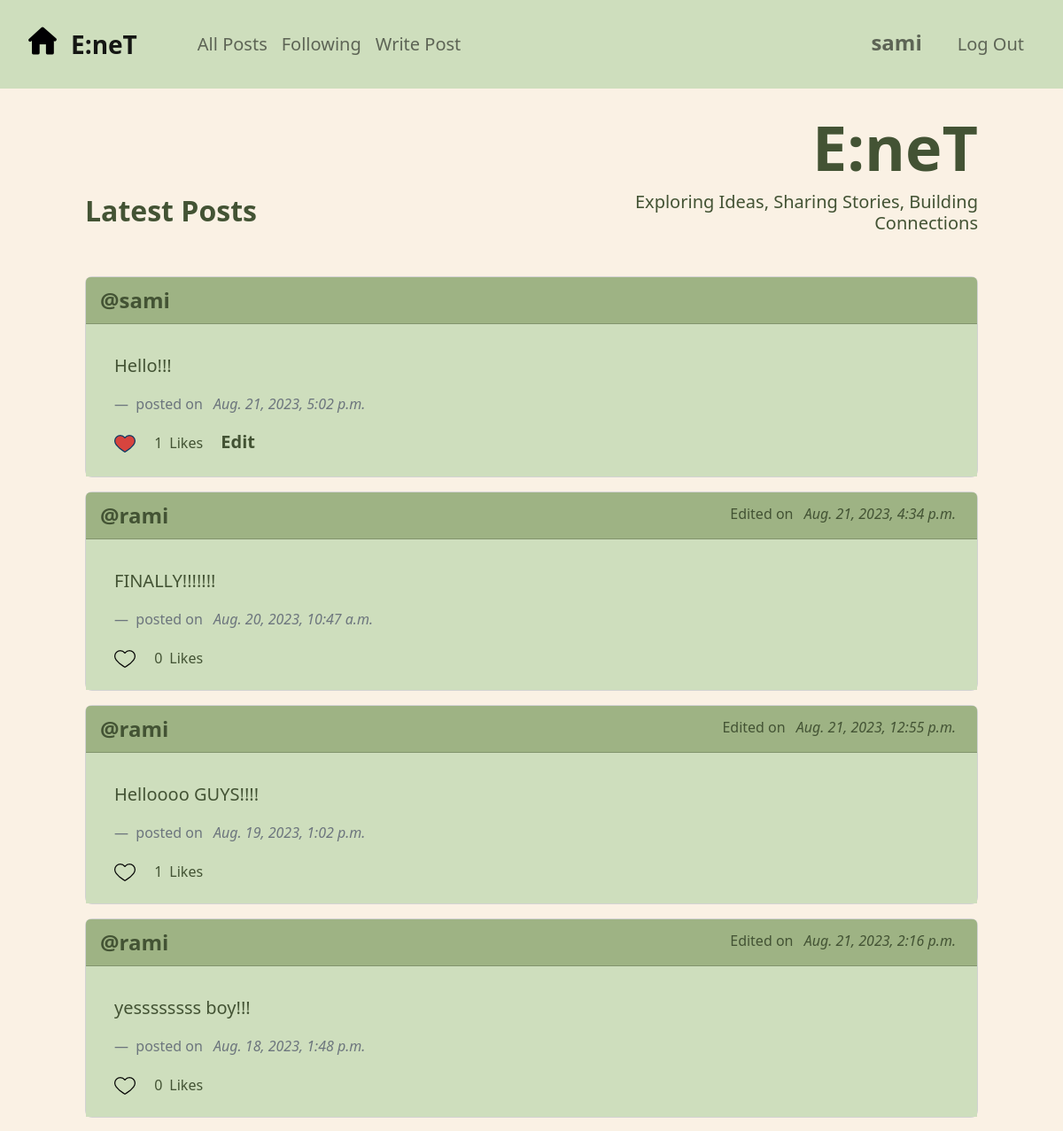
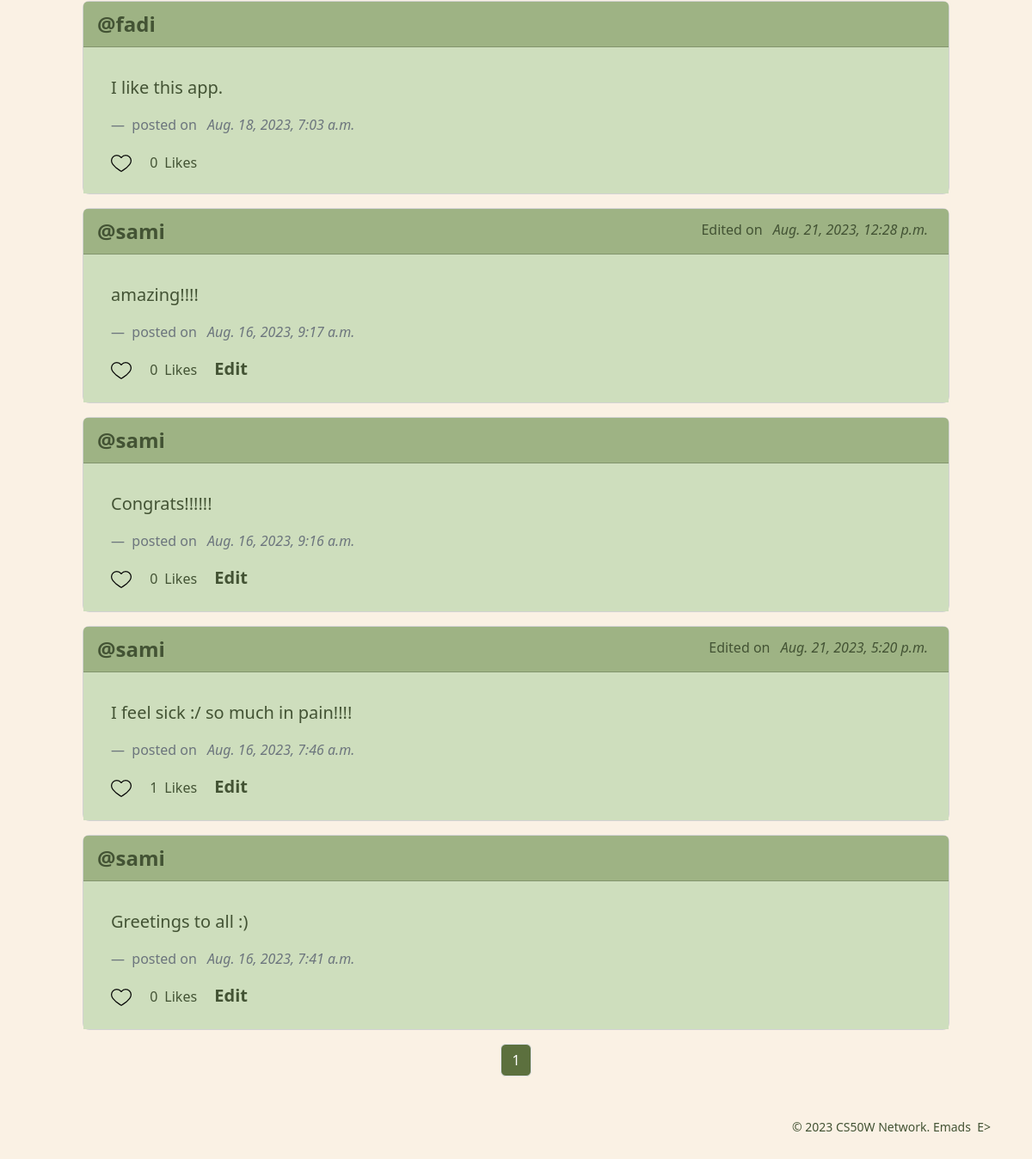
The page / (signed in) on the database as committed earlier (2 pictures, top to bottom).
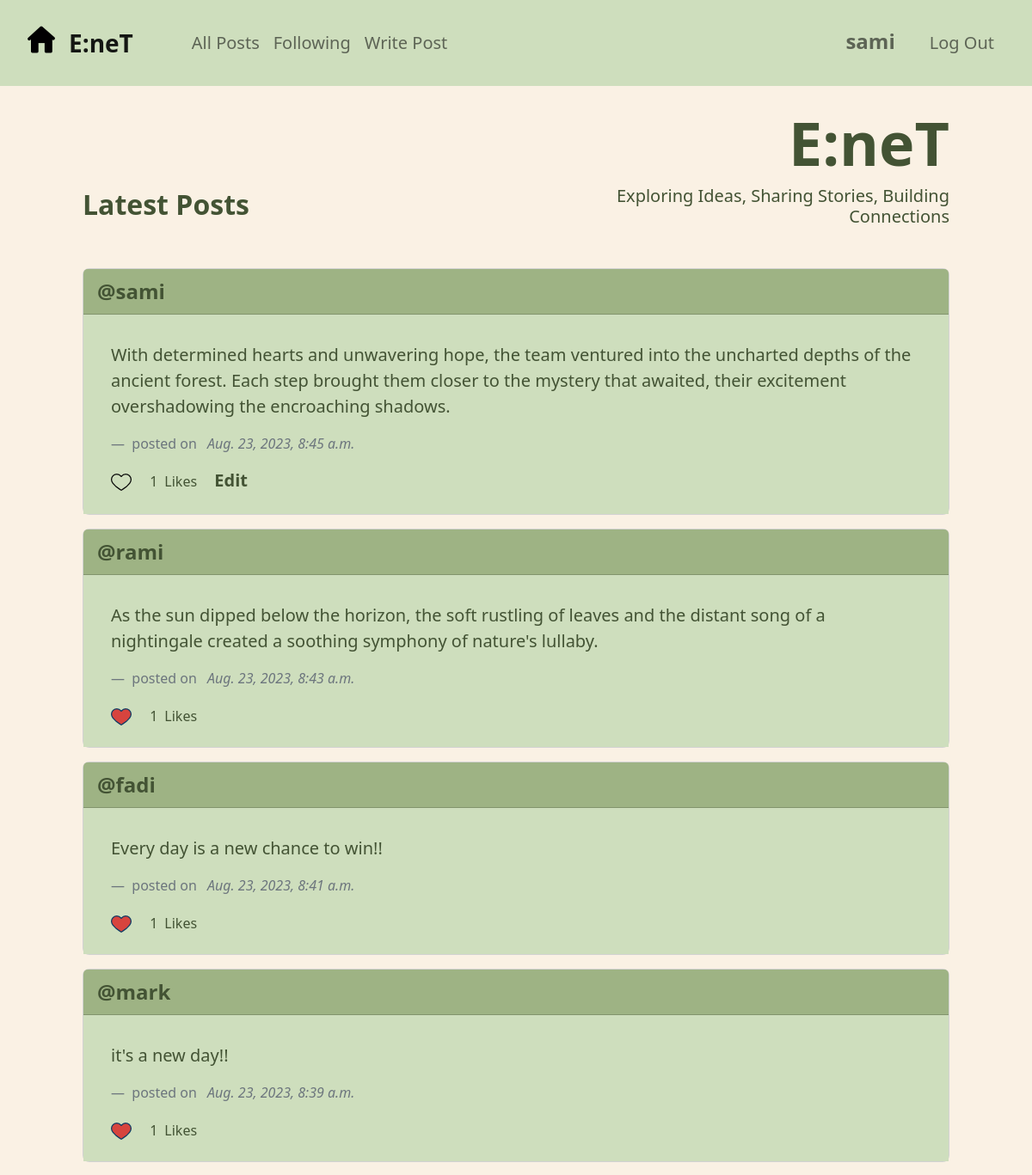
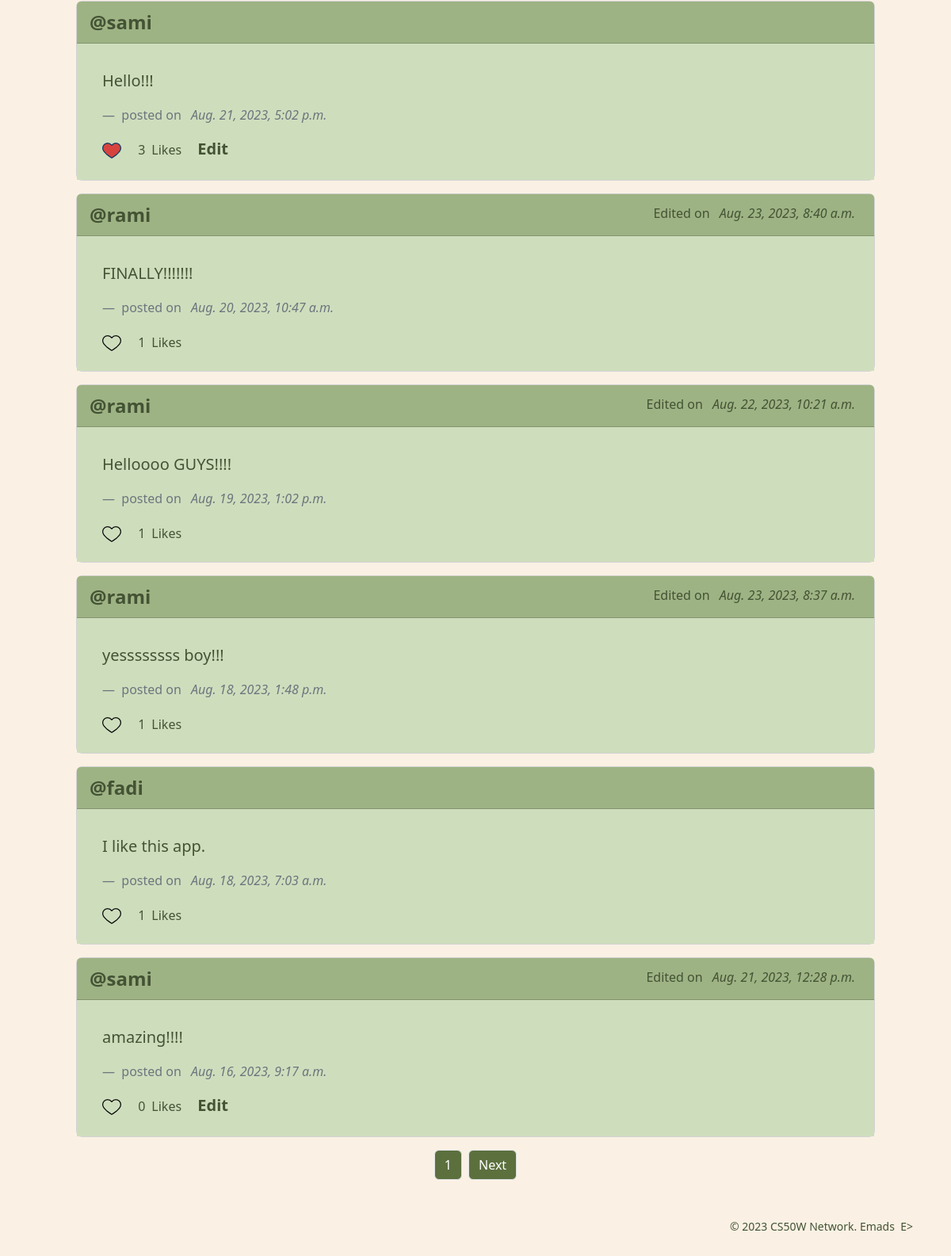
The same page on the database as committed later (2 pictures, top to bottom).
### network/models.py (models this page shows, shortened)
class Post(models.Model):
    content = models.TextField(blank=True)
    date_posted = models.DateTimeField(auto_now_add=True)    # automatically populated with current date
    edited = models.BooleanField(default=False)
    edited_on = models.DateTimeField(auto_now=True)    # automatically populated with current date on every update of instance
    author = models.ForeignKey(User, on_delete=models.CASCADE, blank=True, null=True, related_name="user_posts")
    likers = models.ManyToManyField(User, blank=True, null=True, related_name="liked_posts")

class User(AbstractUser):
    followers = models.ManyToManyField('self', symmetrical=False, blank=True, null=True, related_name='following')

### network/views.py (the view)
# urls.py: path("", views.index, name="index"),
@login_required
def index(request):
    all_posts = Post.objects.order_by("-date_posted").all()
    return render(request, "network/index.html", context={
        'page': pagination(request, all_posts),
        'heading': "Latest Posts",
    })

### network/views.py (called while the page is built)
def pagination(request, objects_list):
    paginator = Paginator(objects_list, 10)
    page_number = request.GET.get('page')
    page = paginator.get_page(page_number)
    return page

### network/templates/network/index.html (shortened to what this page needs)
{% extends "network/layout.html" %}
{% load static %}
{% block body %}
    <div class="row align-items-center">
        <div class="col-md-6">
            <h2 class="py-4 ps-5 ms-5 latest-title"><strong>{{heading}}</strong></h2>
        </div>
        <div class="col-md-6">
            <div class="col-auto text-end py-4 pe-5 me-5">
                <h3><strong class="title">E:neT</strong></h3>
                <h5 class="">Exploring Ideas, Sharing Stories, Building Connections</h5>
            </div>
        </div>
    </div>
    <div class="mx-5 px-5">
        {% for post in page %}
            <div class="card my-3 rounded-3">
                <div class="card-header d-flex justify-content-between">
                    <a class="fs-4" href="{% url 'profile' post.author.id %}">@{{post.author}}</a>
                    {% if post.edited %}
                        <span class="mt-1 justify-content-end fs-6">Edited on <em class="mx-2">{{post.edited_on}}</em></span>
                    {% endif %}
                </div>
                <div class="card-body">
                    <blockquote class="blockquote mb-0 px-3">
                        <p>
                            <span id="post_{{post.id}}" class="list-inline-item mb-3">{{post.content}}</span>
                        </p>
                        <footer class="blockquote-footer fs-6">
                            <span class="">posted on </span>
                            <cite class="mx-2" title="Source Title">{{post.date_posted}}</cite>
                        </footer>
                        {% if user.is_authenticated %}
                            <a href="" id="postReaction_{{post.id}}" class="list-inline-item btn-like me-3">
                                <img id="iconHeart_{{post.id}}" src="{% if user in post.likers.all %} {% static 'network/icons/heart-filled.png' %} {% else %} {% static 'network/icons/heart-blank.png' %} {% endif %}" alt="heart icon">
                            </a>
                        {% endif %}
                        <p class="list-inline-item mb-2 fs-6">
                            <span id="postLikes_{{post.id}}" class="me-2">{{post.likers.count}}</span>Likes
                            {% if user.is_authenticated and user == post.author %}
                                <a href="" id="editLink_{{post.id}}" class="list-inline-item edit-link ms-3 fs-5" data-bs-toggle="modal" data-bs-target="#editModal_{{post.id}}">
                                    Edit
                                </a>
                            {% endif %}
                        </p>
                    </blockquote>
                </div>
            </div>
        {% endfor %}
    </div>
{% endblock %}

### network/templates/network/layout.html (shortened to what this page needs)
{% load static %}
<!DOCTYPE html>
<html lang="en">
    <head>
        <link href="https://cdn.jsdelivr.net/npm/bootstrap@5.2.3/dist/css/bootstrap.min.css" rel="stylesheet">
        <link href="{% static 'network/styles.css' %}" rel="stylesheet">
        <link rel='stylesheet' href='https://cdn-uicons.flaticon.com/uicons-regular-rounded/css/uicons-regular-rounded.css'>
    </head>
    <body>
        <nav class="navbar navbar-expand-lg bg-navbar p-4 fs-5">
            <a id="homepage" class="navbar-brand fs-3 me-5" href="{% url 'index' %}">
                <img class="me-2 px-2 home-icon" src="{% static 'network/icons/home.png' %}" alt="home icon"><strong>E:neT</strong>
            </a>
            <div class="container-fluid">
                <ul class="navbar-nav me-auto mb-2 mb-lg-0">
                    {% if user.is_authenticated %}
                        <li class="nav-item nav-left">
                            <a id="all_posts" class="nav-link" href="{% url 'index' %}">All Posts</a>
                        </li>
                        <li class="nav-item">
                            <a class="nav-link" href="{% url 'following' %}">Following</a>
                        </li>
                        <li class="nav-item">
                            <a class="nav-link" href="" class="list-inline-item" data-bs-toggle="modal" data-bs-target="#createModal">Write Post</a>
                        </li>
                    {% endif %}
                </ul>
                <ul class="navbar-nav ms-auto mb-2 mb-lg-0">
                {% if user.is_authenticated %}
                    <li class="nav-item d-flex justify-content-end">
                        <a class="nav-link me-4 fs-4 username" href="{% url 'profile' user.id %}"><strong>{{ user.username }}</strong></a>
                    </li>
                    <li class="nav-item d-flex justify-content-end">
                        <a class="nav-link" href="{% url 'logout' %}">Log Out</a>
                    </li>
                {% endif %}
                </ul>
            </div>
        </nav>
        <div class="body">
            {% block body %}
            {% endblock %}
        </div>
        {% if page %}
            <nav aria-label="Page navigation example">
                <ul class="pagination d-flex justify-content-center">
                        <li class="page-item"><a class="page-link btn mx-1" href="?page={{ page.number }}">{{page.number}}</a></li>
                    {% if page.has_next %}
                        <li class="page-item"><a class="page-link btn mx-1" href="?page={{ page.next_page_number }}">Next</a></li>
                    {% endif %}
                </ul>
            </nav>
        {% endif %}
        <footer>
            <small class="d-flex justify-content-end mx-5 mt-5 mb-2">
                &copy;&nbsp;2023&nbsp;CS50W&nbsp;Network.&nbsp;Emads&nbsp;&nbsp;E>
            </small>
            <br>
        </footer>
    </body>
</html>

Rows that differ between the two databases and show on the page:
no longer on this page (row unchanged): Post: author "sami", content "Congrats!!!!!!", date_posted "Aug. 16, 2023, 9:16 a.m.", likers.count "0"
no longer on this page (row edited): Post: author "sami", edited_on "Aug. 21, 2023, 5:20 p.m.", content "I feel sick :/ so much in pain!!!!", date_posted "Aug. 16, 2023, 7:46 a.m.", likers.count "1"
no longer on this page (row unchanged): Post: author "sami", content "Greetings to all :)", date_posted "Aug. 16, 2023, 7:41 a.m.", likers.count "0"
added Post: author "sami", content "With determined hearts and unwavering hope, the team ventured into the uncharted depths of the ancient forest. Each step brought them closer to the mystery that awaited, their excitement overshadowing the encroaching shadows.", date_posted "Aug. 23, 2023, 8:45 a.m.", likers.count "1"
added Post: author "rami", content "As the sun dipped below the horizon, the soft rustling of leaves and the distant song of a nightingale created a soothing symphony of nature's lullaby.", date_posted "Aug. 23, 2023, 8:43 a.m.", likers.count "1"
added Post: author "fadi", content "Every day is a new chance to win!!", date_posted "Aug. 23, 2023, 8:41 a.m.", likers.count "1"
added Post: author "mark", content "it's a new day!!", date_posted "Aug. 23, 2023, 8:39 a.m.", likers.count "1"
changed Post "Hello!!!": likers.count "1" → "3"
changed Post "FINALLY!!!!!!!": edited_on "Aug. 21, 2023, 4:34 p.m." → "Aug. 23, 2023, 8:40 a.m."; likers.count "0" → "1"
changed Post "Helloooo GUYS!!!!": edited_on "Aug. 21, 2023, 12:55 p.m." → "Aug. 22, 2023, 10:21 a.m."
changed Post "yessssssss boy!!!": edited_on "Aug. 21, 2023, 2:16 p.m." → "Aug. 23, 2023, 8:37 a.m."; likers.count "0" → "1"
changed Post "I like this app.": likers.count "0" → "1"
Other text that changed with them:
text now shown: "Next"
